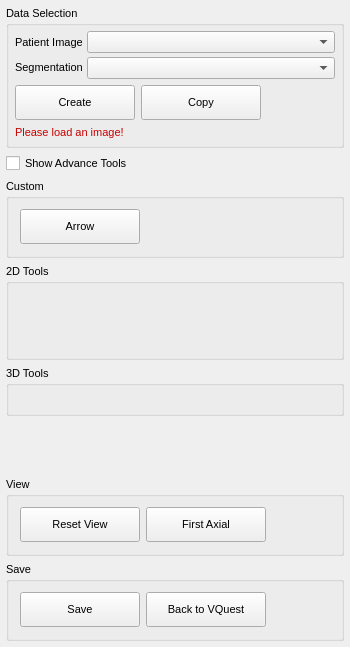
<?xml version="1.0" encoding="UTF-8"?>
<ui version="4.0">
 <class>QmitkSegmentationControls</class>
 <widget class="QWidget" name="QmitkSegmentationControls">
  <property name="geometry">
   <rect>
    <x>0</x>
    <y>0</y>
    <width>350</width>
    <height>647</height>
   </rect>
  </property>
  <property name="sizePolicy">
   <sizepolicy hsizetype="Minimum" vsizetype="Minimum">
    <horstretch>0</horstretch>
    <verstretch>0</verstretch>
   </sizepolicy>
  </property>
  <property name="minimumSize">
   <size>
    <width>0</width>
    <height>0</height>
   </size>
  </property>
  <property name="font">
   <font>
    <family>MS Shell Dlg 2</family>
    <pointsize>8</pointsize>
    <weight>50</weight>
    <italic>false</italic>
    <bold>false</bold>
    <underline>false</underline>
    <strikeout>false</strikeout>
   </font>
  </property>
  <property name="windowTitle">
   <string>QmitkSegmentation</string>
  </property>
  <layout class="QVBoxLayout" name="verticalLayout_6">
   <property name="sizeConstraint">
    <enum>QLayout::SetMinimumSize</enum>
   </property>
   <property name="leftMargin">
    <number>6</number>
   </property>
   <property name="topMargin">
    <number>6</number>
   </property>
   <property name="rightMargin">
    <number>6</number>
   </property>
   <property name="bottomMargin">
    <number>6</number>
   </property>
   <item>
    <widget class="QGroupBox" name="groupBox">
     <property name="sizePolicy">
      <sizepolicy hsizetype="Minimum" vsizetype="Fixed">
       <horstretch>0</horstretch>
       <verstretch>0</verstretch>
      </sizepolicy>
     </property>
     <property name="title">
      <string>Data Selection</string>
     </property>
     <property name="flat">
      <bool>true</bool>
     </property>
     <layout class="QVBoxLayout" name="verticalLayout_3">
      <property name="leftMargin">
       <number>6</number>
      </property>
      <property name="topMargin">
       <number>6</number>
      </property>
      <property name="rightMargin">
       <number>6</number>
      </property>
      <property name="bottomMargin">
       <number>6</number>
      </property>
      <item>
       <layout class="QGridLayout" name="gridLayout_2" columnstretch="0,0">
        <property name="sizeConstraint">
         <enum>QLayout::SetMinimumSize</enum>
        </property>
        <property name="spacing">
         <number>4</number>
        </property>
        <item row="0" column="1">
         <widget class="QmitkDataStorageComboBox" name="patImageSelector">
          <property name="sizePolicy">
           <sizepolicy hsizetype="Minimum" vsizetype="Fixed">
            <horstretch>0</horstretch>
            <verstretch>0</verstretch>
           </sizepolicy>
          </property>
         </widget>
        </item>
        <item row="1" column="1">
         <widget class="QmitkDataStorageComboBox" name="segImageSelector">
          <property name="sizePolicy">
           <sizepolicy hsizetype="Minimum" vsizetype="Fixed">
            <horstretch>0</horstretch>
            <verstretch>0</verstretch>
           </sizepolicy>
          </property>
         </widget>
        </item>
        <item row="1" column="0">
         <widget class="QLabel" name="lblSegmentation">
          <property name="sizePolicy">
           <sizepolicy hsizetype="Maximum" vsizetype="Fixed">
            <horstretch>0</horstretch>
            <verstretch>0</verstretch>
           </sizepolicy>
          </property>
          <property name="text">
           <string>Segmentation</string>
          </property>
         </widget>
        </item>
        <item row="0" column="0">
         <widget class="QLabel" name="lblPatientImage">
          <property name="sizePolicy">
           <sizepolicy hsizetype="Maximum" vsizetype="Preferred">
            <horstretch>0</horstretch>
            <verstretch>0</verstretch>
           </sizepolicy>
          </property>
          <property name="text">
           <string>Patient Image</string>
          </property>
         </widget>
        </item>
       </layout>
      </item>
      <item>
       <layout class="QHBoxLayout" name="horizontalLayout">
        <item>
         <widget class="QPushButton" name="createSegmentationPushButton">
          <property name="minimumSize">
           <size>
            <width>120</width>
            <height>35</height>
           </size>
          </property>
          <property name="text">
           <string>Create</string>
          </property>
         </widget>
        </item>
        <item>
         <widget class="QPushButton" name="copyPushButton">
          <property name="minimumSize">
           <size>
            <width>120</width>
            <height>35</height>
           </size>
          </property>
          <property name="text">
           <string>Copy</string>
          </property>
         </widget>
        </item>
        <item>
         <spacer name="horizontalSpacer_4">
          <property name="orientation">
           <enum>Qt::Horizontal</enum>
          </property>
          <property name="sizeHint" stdset="0">
           <size>
            <width>40</width>
            <height>20</height>
           </size>
          </property>
         </spacer>
        </item>
       </layout>
      </item>
      <item>
       <widget class="QLabel" name="lblSegmentationWarnings">
        <property name="sizePolicy">
         <sizepolicy hsizetype="Minimum" vsizetype="Fixed">
          <horstretch>0</horstretch>
          <verstretch>0</verstretch>
         </sizepolicy>
        </property>
        <property name="palette">
         <palette>
          <active>
           <colorrole role="WindowText">
            <brush brushstyle="SolidPattern">
             <color alpha="255">
              <red>200</red>
              <green>0</green>
              <blue>0</blue>
             </color>
            </brush>
           </colorrole>
           <colorrole role="Text">
            <brush brushstyle="SolidPattern">
             <color alpha="255">
              <red>200</red>
              <green>0</green>
              <blue>0</blue>
             </color>
            </brush>
           </colorrole>
           <colorrole role="ButtonText">
            <brush brushstyle="SolidPattern">
             <color alpha="255">
              <red>200</red>
              <green>0</green>
              <blue>0</blue>
             </color>
            </brush>
           </colorrole>
          </active>
          <inactive>
           <colorrole role="WindowText">
            <brush brushstyle="SolidPattern">
             <color alpha="255">
              <red>200</red>
              <green>0</green>
              <blue>0</blue>
             </color>
            </brush>
           </colorrole>
           <colorrole role="Text">
            <brush brushstyle="SolidPattern">
             <color alpha="255">
              <red>200</red>
              <green>0</green>
              <blue>0</blue>
             </color>
            </brush>
           </colorrole>
           <colorrole role="ButtonText">
            <brush brushstyle="SolidPattern">
             <color alpha="255">
              <red>200</red>
              <green>0</green>
              <blue>0</blue>
             </color>
            </brush>
           </colorrole>
          </inactive>
          <disabled>
           <colorrole role="WindowText">
            <brush brushstyle="SolidPattern">
             <color alpha="255">
              <red>84</red>
              <green>82</green>
              <blue>78</blue>
             </color>
            </brush>
           </colorrole>
           <colorrole role="Text">
            <brush brushstyle="SolidPattern">
             <color alpha="255">
              <red>84</red>
              <green>82</green>
              <blue>78</blue>
             </color>
            </brush>
           </colorrole>
           <colorrole role="ButtonText">
            <brush brushstyle="SolidPattern">
             <color alpha="255">
              <red>84</red>
              <green>82</green>
              <blue>78</blue>
             </color>
            </brush>
           </colorrole>
          </disabled>
         </palette>
        </property>
        <property name="font">
         <font>
          <weight>50</weight>
          <bold>false</bold>
         </font>
        </property>
        <property name="text">
         <string>Please load an image!</string>
        </property>
        <property name="wordWrap">
         <bool>true</bool>
        </property>
       </widget>
      </item>
     </layout>
    </widget>
   </item>
   <item>
    <widget class="QCheckBox" name="showAdvanceCheckBox">
     <property name="enabled">
      <bool>true</bool>
     </property>
     <property name="text">
      <string>Show Advance Tools</string>
     </property>
    </widget>
   </item>
   <item>
    <widget class="QGroupBox" name="arrowGroupBox">
     <property name="enabled">
      <bool>true</bool>
     </property>
     <property name="sizePolicy">
      <sizepolicy hsizetype="Minimum" vsizetype="Fixed">
       <horstretch>0</horstretch>
       <verstretch>1</verstretch>
      </sizepolicy>
     </property>
     <property name="minimumSize">
      <size>
       <width>0</width>
       <height>0</height>
      </size>
     </property>
     <property name="title">
      <string>Custom</string>
     </property>
     <property name="flat">
      <bool>true</bool>
     </property>
     <layout class="QVBoxLayout" name="verticalLayout_5">
      <item>
       <layout class="QGridLayout" name="gridLayout">
        <item row="0" column="0">
         <widget class="QPushButton" name="arrowPushButton">
          <property name="sizePolicy">
           <sizepolicy hsizetype="Minimum" vsizetype="Fixed">
            <horstretch>0</horstretch>
            <verstretch>0</verstretch>
           </sizepolicy>
          </property>
          <property name="minimumSize">
           <size>
            <width>120</width>
            <height>35</height>
           </size>
          </property>
          <property name="text">
           <string>Arrow</string>
          </property>
         </widget>
        </item>
        <item row="0" column="1">
         <spacer name="horizontalSpacer_2">
          <property name="orientation">
           <enum>Qt::Horizontal</enum>
          </property>
          <property name="sizeHint" stdset="0">
           <size>
            <width>40</width>
            <height>20</height>
           </size>
          </property>
         </spacer>
        </item>
       </layout>
      </item>
     </layout>
    </widget>
   </item>
   <item>
    <widget class="QGroupBox" name="SegmentationTools2DGroupBox">
     <property name="title">
      <string>2D Tools</string>
     </property>
     <property name="flat">
      <bool>true</bool>
     </property>
     <layout class="QVBoxLayout" name="verticalLayout_9">
      <item>
       <widget class="QmitkToolGUIArea" name="m_ManualToolGUIContainer2D" native="true">
        <property name="sizePolicy">
         <sizepolicy hsizetype="Minimum" vsizetype="Minimum">
          <horstretch>0</horstretch>
          <verstretch>0</verstretch>
         </sizepolicy>
        </property>
        <property name="font">
         <font>
          <weight>50</weight>
          <bold>false</bold>
         </font>
        </property>
       </widget>
      </item>
      <item>
       <widget class="QmitkToolSelectionBox" name="m_ManualToolSelectionBox2D" native="true">
        <property name="sizePolicy">
         <sizepolicy hsizetype="Minimum" vsizetype="Fixed">
          <horstretch>0</horstretch>
          <verstretch>0</verstretch>
         </sizepolicy>
        </property>
        <property name="font">
         <font>
          <weight>50</weight>
          <bold>false</bold>
         </font>
        </property>
       </widget>
      </item>
      <item>
       <widget class="QmitkSlicesInterpolator" name="m_SlicesInterpolator" native="true">
        <property name="sizePolicy">
         <sizepolicy hsizetype="Minimum" vsizetype="Fixed">
          <horstretch>0</horstretch>
          <verstretch>0</verstretch>
         </sizepolicy>
        </property>
        <property name="font">
         <font>
          <weight>50</weight>
          <bold>false</bold>
         </font>
        </property>
       </widget>
      </item>
      <item>
       <spacer name="verticalSpacer_2">
        <property name="orientation">
         <enum>Qt::Vertical</enum>
        </property>
        <property name="sizeHint" stdset="0">
         <size>
          <width>20</width>
          <height>40</height>
         </size>
        </property>
       </spacer>
      </item>
     </layout>
    </widget>
   </item>
   <item>
    <widget class="QGroupBox" name="SegmentationTools3DGroupBox">
     <property name="title">
      <string>3D Tools</string>
     </property>
     <property name="flat">
      <bool>true</bool>
     </property>
     <layout class="QVBoxLayout" name="verticalLayout_8">
      <item>
       <widget class="QmitkToolGUIArea" name="m_ManualToolGUIContainer3D" native="true">
        <property name="sizePolicy">
         <sizepolicy hsizetype="Minimum" vsizetype="Minimum">
          <horstretch>0</horstretch>
          <verstretch>0</verstretch>
         </sizepolicy>
        </property>
        <property name="font">
         <font>
          <weight>50</weight>
          <bold>false</bold>
         </font>
        </property>
       </widget>
      </item>
      <item>
       <widget class="QmitkToolSelectionBox" name="m_ManualToolSelectionBox3D" native="true">
        <property name="sizePolicy">
         <sizepolicy hsizetype="Minimum" vsizetype="Minimum">
          <horstretch>0</horstretch>
          <verstretch>0</verstretch>
         </sizepolicy>
        </property>
        <property name="font">
         <font>
          <weight>50</weight>
          <bold>false</bold>
         </font>
        </property>
       </widget>
      </item>
     </layout>
    </widget>
   </item>
   <item>
    <spacer name="verticalSpacer">
     <property name="orientation">
      <enum>Qt::Vertical</enum>
     </property>
     <property name="sizeHint" stdset="0">
      <size>
       <width>20</width>
       <height>40</height>
      </size>
     </property>
    </spacer>
   </item>
   <item>
    <widget class="QGroupBox" name="viewGroupBox">
     <property name="sizePolicy">
      <sizepolicy hsizetype="Minimum" vsizetype="Fixed">
       <horstretch>0</horstretch>
       <verstretch>0</verstretch>
      </sizepolicy>
     </property>
     <property name="title">
      <string>View</string>
     </property>
     <property name="flat">
      <bool>true</bool>
     </property>
     <layout class="QVBoxLayout" name="verticalLayout_4">
      <item>
       <layout class="QGridLayout" name="gridLayout_3">
        <item row="0" column="0">
         <widget class="QPushButton" name="resetViewPushButton">
          <property name="minimumSize">
           <size>
            <width>120</width>
            <height>35</height>
           </size>
          </property>
          <property name="text">
           <string>Reset View</string>
          </property>
         </widget>
        </item>
        <item row="0" column="1">
         <widget class="QPushButton" name="firstAxialPushButton">
          <property name="minimumSize">
           <size>
            <width>120</width>
            <height>35</height>
           </size>
          </property>
          <property name="text">
           <string>First Axial</string>
          </property>
         </widget>
        </item>
        <item row="0" column="2">
         <spacer name="horizontalSpacer">
          <property name="orientation">
           <enum>Qt::Horizontal</enum>
          </property>
          <property name="sizeHint" stdset="0">
           <size>
            <width>40</width>
            <height>20</height>
           </size>
          </property>
         </spacer>
        </item>
       </layout>
      </item>
     </layout>
    </widget>
   </item>
   <item>
    <widget class="QGroupBox" name="saveGroupBox">
     <property name="sizePolicy">
      <sizepolicy hsizetype="Minimum" vsizetype="Fixed">
       <horstretch>0</horstretch>
       <verstretch>0</verstretch>
      </sizepolicy>
     </property>
     <property name="title">
      <string>Save</string>
     </property>
     <property name="flat">
      <bool>true</bool>
     </property>
     <layout class="QVBoxLayout" name="verticalLayout_7">
      <item>
       <layout class="QGridLayout" name="gridLayout_4">
        <item row="0" column="0">
         <widget class="QPushButton" name="savePushButton">
          <property name="sizePolicy">
           <sizepolicy hsizetype="Minimum" vsizetype="Fixed">
            <horstretch>0</horstretch>
            <verstretch>0</verstretch>
           </sizepolicy>
          </property>
          <property name="minimumSize">
           <size>
            <width>120</width>
            <height>35</height>
           </size>
          </property>
          <property name="text">
           <string>Save</string>
          </property>
         </widget>
        </item>
        <item row="0" column="1">
         <widget class="QPushButton" name="vquestPushButton">
          <property name="minimumSize">
           <size>
            <width>120</width>
            <height>35</height>
           </size>
          </property>
          <property name="text">
           <string>Back to VQuest</string>
          </property>
         </widget>
        </item>
        <item row="0" column="2">
         <spacer name="horizontalSpacer_3">
          <property name="orientation">
           <enum>Qt::Horizontal</enum>
          </property>
          <property name="sizeHint" stdset="0">
           <size>
            <width>40</width>
            <height>20</height>
           </size>
          </property>
         </spacer>
        </item>
       </layout>
      </item>
     </layout>
    </widget>
   </item>
  </layout>
 </widget>
 <layoutdefault spacing="6" margin="11"/>
 <customwidgets>
  <customwidget>
   <class>QmitkDataStorageComboBox</class>
   <extends>QComboBox</extends>
   <header location="global">QmitkDataStorageComboBox.h</header>
  </customwidget>
  <customwidget>
   <class>QmitkToolSelectionBox</class>
   <extends>QWidget</extends>
   <header location="global">QmitkToolSelectionBox.h</header>
  </customwidget>
  <customwidget>
   <class>QmitkSlicesInterpolator</class>
   <extends>QWidget</extends>
   <header location="global">QmitkSlicesInterpolator.h</header>
  </customwidget>
  <customwidget>
   <class>QmitkToolGUIArea</class>
   <extends>QWidget</extends>
   <header location="global">QmitkToolGUIArea.h</header>
  </customwidget>
 </customwidgets>
 <includes>
  <include location="global">QmitkToolReferenceDataSelectionBox.h</include>
  <include location="global">QmitkToolGUIArea.h</include>
  <include location="global">QmitkToolSelectionBox.h</include>
  <include location="global">QmitkSlicesInterpolator.h</include>
 </includes>
 <resources>
  <include location="../../resources/segmentation.qrc"/>
 </resources>
 <connections/>
</ui>
